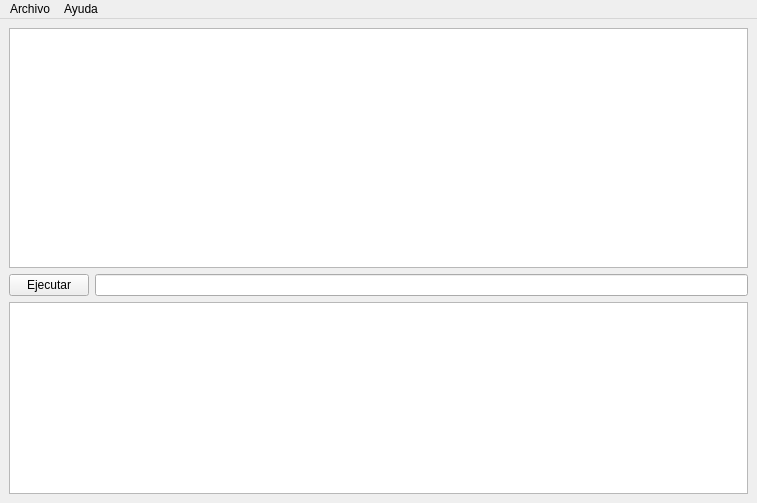
<?xml version="1.0" encoding="UTF-8"?>
<ui version="4.0">
 <class>MainFrame</class>
 <widget class="QMainWindow" name="MainFrame">
  <property name="geometry">
   <rect>
    <x>0</x>
    <y>0</y>
    <width>757</width>
    <height>503</height>
   </rect>
  </property>
  <property name="windowTitle">
   <string>Generador de Procesos</string>
  </property>
  <property name="styleSheet">
   <string notr="true">blue</string>
  </property>
  <widget class="QWidget" name="centralwidget">
   <layout class="QGridLayout" name="gridLayout_2">
    <item row="0" column="0">
     <widget class="QGraphicsView" name="graphicsArea"/>
    </item>
    <item row="1" column="0">
     <layout class="QGridLayout" name="gridLayout">
      <item row="0" column="1">
       <widget class="QLineEdit" name="commandArea"/>
      </item>
      <item row="0" column="0">
       <widget class="QPushButton" name="executeButton">
        <property name="text">
         <string>Ejecutar</string>
        </property>
       </widget>
      </item>
     </layout>
    </item>
    <item row="2" column="0" alignment="Qt::AlignBottom">
     <widget class="QTextEdit" name="historyArea">
      <property name="readOnly">
       <bool>true</bool>
      </property>
     </widget>
    </item>
   </layout>
  </widget>
  <widget class="QMenuBar" name="menubar">
   <property name="geometry">
    <rect>
     <x>0</x>
     <y>0</y>
     <width>757</width>
     <height>20</height>
    </rect>
   </property>
   <widget class="QMenu" name="menuArchivo">
    <property name="title">
     <string>Archivo</string>
    </property>
    <addaction name="actionCargar_Archivo"/>
    <addaction name="actionSalir"/>
   </widget>
   <widget class="QMenu" name="menuAcerca_De">
    <property name="title">
     <string>Ayuda</string>
    </property>
    <addaction name="actionAcerca_De"/>
   </widget>
   <addaction name="menuArchivo"/>
   <addaction name="menuAcerca_De"/>
  </widget>
  <action name="actionCargar_Archivo">
   <property name="checkable">
    <bool>false</bool>
   </property>
   <property name="text">
    <string>Cargar Archivo</string>
   </property>
   <property name="shortcut">
    <string>Ctrl+O</string>
   </property>
  </action>
  <action name="actionSalir">
   <property name="text">
    <string>Salir</string>
   </property>
  </action>
  <action name="actionAcerca_De">
   <property name="text">
    <string>Acerca De</string>
   </property>
  </action>
 </widget>
 <resources/>
 <connections/>
</ui>
